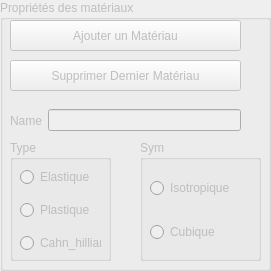
    <widget class="QGroupBox" name="GroupBoxMat">
     <property name="enabled">
      <bool>false</bool>
     </property>
     <property name="geometry">
      <rect>
       <x>20</x>
       <y>80</y>
       <width>271</width>
       <height>271</height>
      </rect>
     </property>
     <property name="title">
      <string>Propriétés des matériaux</string>
     </property>
     <widget class="QPushButton" name="ButtomAddMateriau">
      <property name="geometry">
       <rect>
        <x>10</x>
        <y>20</y>
        <width>231</width>
        <height>31</height>
       </rect>
      </property>
      <property name="text">
       <string>Ajouter un Matériau</string>
      </property>
     </widget>
     <widget class="QWidget" name="layoutWidget">
      <property name="geometry">
       <rect>
        <x>10</x>
        <y>100</y>
        <width>231</width>
        <height>41</height>
       </rect>
      </property>
      <layout class="QHBoxLayout" name="horizontalLayout_7">
       <item>
        <widget class="QLabel" name="label_4">
         <property name="text">
          <string>Name</string>
         </property>
        </widget>
       </item>
       <item>
        <widget class="QLineEdit" name="lineEditNameMat"/>
       </item>
      </layout>
     </widget>
     <widget class="QGroupBox" name="groupBox">
      <property name="geometry">
       <rect>
        <x>10</x>
        <y>140</y>
        <width>101</width>
        <height>121</height>
       </rect>
      </property>
      <property name="title">
       <string>Type</string>
      </property>
      <widget class="QWidget" name="">
       <property name="geometry">
        <rect>
         <x>10</x>
         <y>20</y>
         <width>81</width>
         <height>101</height>
        </rect>
       </property>
       <layout class="QVBoxLayout" name="verticalLayout_3">
        <item>
         <widget class="QRadioButton" name="RadioElastique">
          <property name="text">
           <string>Elastique</string>
          </property>
          <property name="checked">
           <bool>false</bool>
          </property>
          <property name="autoExclusive">
           <bool>true</bool>
          </property>
         </widget>
        </item>
        <item>
         <widget class="QRadioButton" name="RadioPlastique">
          <property name="text">
           <string>Plastique</string>
          </property>
         </widget>
        </item>
        <item>
         <widget class="QRadioButton" name="RadioCahn_hillard">
          <property name="text">
           <string>Cahn_hilliard</string>
          </property>
         </widget>
        </item>
       </layout>
      </widget>
     </widget>
     <widget class="QGroupBox" name="groupBoxSymouISO">
      <property name="geometry">
       <rect>
        <x>140</x>
        <y>140</y>
        <width>121</width>
        <height>121</height>
       </rect>
      </property>
      <property name="title">
       <string>Sym</string>
      </property>
      <widget class="QWidget" name="">
       <property name="geometry">
        <rect>
         <x>10</x>
         <y>20</y>
         <width>101</width>
         <height>101</height>
        </rect>
       </property>
       <layout class="QVBoxLayout" name="verticalLayout_4">
        <item>
         <widget class="QRadioButton" name="RadioIsotopique">
          <property name="text">
           <string>Isotropique</string>
          </property>
          <property name="checked">
           <bool>false</bool>
          </property>
          <property name="autoExclusive">
           <bool>true</bool>
          </property>
         </widget>
        </item>
        <item>
         <widget class="QRadioButton" name="RadioCubique">
          <property name="text">
           <string>Cubique</string>
          </property>
         </widget>
        </item>
       </layout>
      </widget>
     </widget>
     <widget class="QPushButton" name="ButtomSuppMateriau">
      <property name="geometry">
       <rect>
        <x>10</x>
        <y>60</y>
        <width>231</width>
        <height>31</height>
       </rect>
      </property>
      <property name="text">
       <string>Supprimer Dernier Matériau</string>
      </property>
     </widget>
    </widget>
